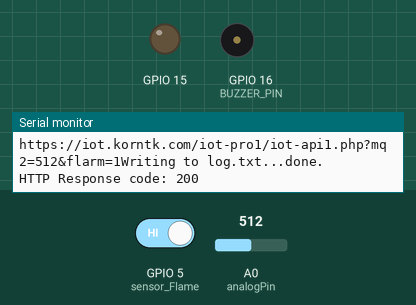
A sketch run on a simulated ESP8266 (NodeMCU). Shown: output pins drawn as LEDs (lit = HIGH), buzzer (waves = sounding, pin HIGH), the last lines printed to the serial monitor. Inputs (shaded band) come from the test bench; at power-on: A0 (analogPin) = 512, GPIO 5 (sensor_Flame) HIGH. WiFi joins after 1.5 s; servers stay silent unless stated; uploads are accepted with an empty reply; storage starts empty.

Above: at 3.0 s.
3.1 s: A0 (analogPin) set to 127
6.4 s: A0 (analogPin) set to 112
At 6.8 s:
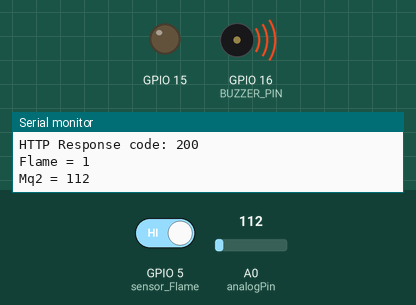
8.5 s: A0 (analogPin) set to 122
At 10.0 s:
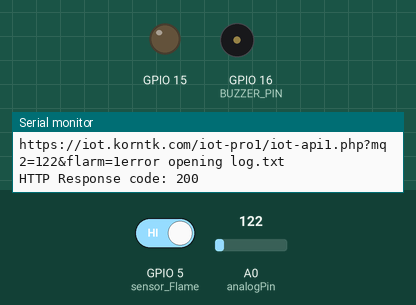
10.6 s: A0 (analogPin) set to 0
At 13.0 s:
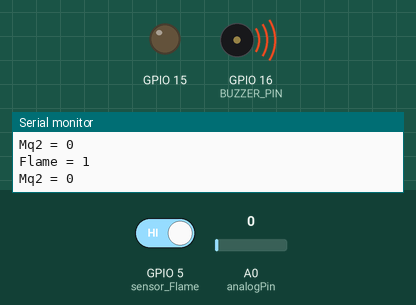
Timing chart, 0 to 14.2 s (numbered marks = the images above; inputs shaded):
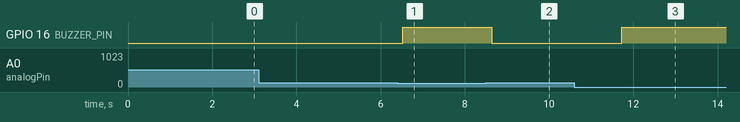

The sketch:

Pro-IOT.ino
```cpp
#define BUZZER_PIN 16

#define LINE_TOKEN "T49b5eqRrJhE1HMTguRVAmvI4tblu264TiHIcOtv0n9"

#define BLYNK_TEMPLATE_ID "TMPL6J2b7dpxe"
#define BLYNK_TEMPLATE_NAME "Quickstart Template"
#define BLYNK_AUTH_TOKEN "r6fAQINtrC8GFhyFBgK7W6fbKfxcXOpm"
#define BLYNK_PRINT Serial

#include <ESP8266WiFi.h>
#include <BlynkSimpleEsp8266.h>
#include <ESP8266HTTPClient.h>
#include <TridentTD_LineNotify.h>
#include <SPI.h>
#include <SD.h>

char ssid[] = "KornTK-2.4G";
char pass[] = "pokde111*";
String APIserver = "https://iot.korntk.com/iot-pro1/iot-api1.php?";
File myFile; // สร้างออฟเจก File สำหรับจัดการข้อมูล
const int chipSelect = 4;

int analogPin = A0;
int sensor_Flame = 5; // Assuming the flame sensor is connected to pin D5

int MQ = 0;
int Flam = 0;

void setup() {
  Serial.begin(9600);
  Blynk.begin(BLYNK_AUTH_TOKEN, ssid, pass);
  pinMode(BUZZER_PIN, OUTPUT);

  Serial.println(LINE.getVersion());
  LINE.setToken(LINE_TOKEN);   // กำหนด Line Token

  WiFi.begin(ssid, pass);
    while (WiFi.status() != WL_CONNECTED) {
    Serial.print(".");
    delay(200);
  }
  Serial.printf("\nWiFi connected\nIP : ");
  Serial.println(WiFi.localIP());

  Serial.print("Initializing SD card...");
    pinMode(SS, OUTPUT);
    if (!SD.begin(chipSelect)) {
    Serial.println("initialization failed!");
    return;
    }
    Serial.println("initialization done.");
    myFile = SD.open("log.txt", FILE_WRITE); // เปิดไฟล์ที่ชื่อ log.txt เพื่อเขียนข้อมูล โหมด FILE_WRITE

}

void loop() {
  Blynk.run();
  HTTPClient http;

  MQ = analogRead(analogPin);
  Flam = digitalRead(sensor_Flame);

  Serial.print("Flame = ");
  Serial.println(Flam);
  Blynk.virtualWrite(V1, Flam);

  Serial.print("Mq2 = ");
  Serial.println(MQ);
  Blynk.virtualWrite(V0, MQ);

  if (MQ > 120 || Flam == 0) {
    digitalWrite(BUZZER_PIN, LOW);
    Blynk.virtualWrite(V10, 1);
    APIserver = "https://iot.korntk.com/iot-pro1/iot-api1.php?mq2=" + String(MQ) + "&flarm=" + String(Flam); // Construct API URL
    Serial.print(APIserver);

    LINE.notifySticker(789, 10892);
    LINE.notify("อันตราย! ตรวจพบไฟไหม้! กรุณาตรวจสอบโดยด่วน"); // ส่งข้อความ

    if (myFile) {
      Serial.print("Writing to log.txt...");
      myFile.println("Alert!"); // สั่งให้เขียนข้อมูล
      myFile.println("mq2=" + String(MQ) + " flarm=" + String(Flam));
      myFile.close(); // ปิดไฟล์
      Serial.println("done.");
      } else {
      // ถ้าเปิดไฟลืไม่สำเร็จ ให้แสดง error
      Serial.println("error opening log.txt");
      }

    WiFiClientSecure client; // Create a WiFiClientSecure object for HTTPS
    client.setInsecure(); // Allow insecure connections (not recommended in production)
    http.setFollowRedirects(HTTPC_STRICT_FOLLOW_REDIRECTS); // Follow strict redirects
    http.begin(client, APIserver);
    int httpResponseCode = http.GET();
    if (httpResponseCode > 0) {
      Serial.print("HTTP Response code: ");
      Serial.println(httpResponseCode);
      String payload = http.getString();
      Serial.println(payload);
    } else {
      Serial.print("Error code: ");
      Serial.println(httpResponseCode);
    }
    delay(1000);
  } else {
    digitalWrite(BUZZER_PIN, HIGH);
    Blynk.virtualWrite(V10, 0);
  }

  delay(300);
}
```

Measured:
- the behaviour switches between 121 and 120 on A0 (analogPin) (found by bisection; images 0 and 1)
- after the input at 6.4 s, GPIO 16 (BUZZER_PIN): LOW → HIGH after 0.13 s
- after the input at 8.5 s, GPIO 16 (BUZZER_PIN): HIGH → LOW after 0.14 s
- after the input at 10.6 s, GPIO 16 (BUZZER_PIN): LOW → HIGH after 1.1 s
